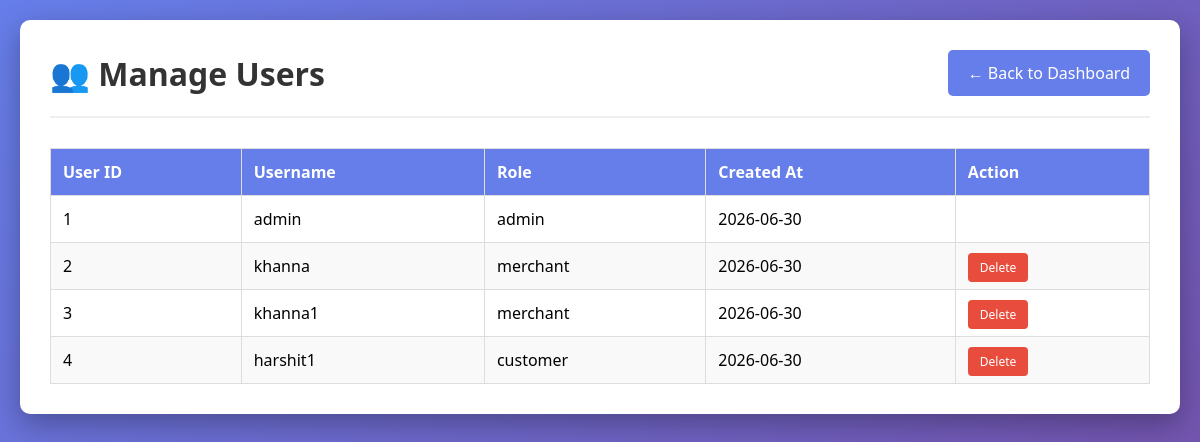
Page /admin/users (signed in) on the committed database.
### tables this page shows
CREATE TABLE users (
        user_id INTEGER PRIMARY KEY AUTOINCREMENT,
        username TEXT UNIQUE NOT NULL,
        password TEXT NOT NULL,
        role TEXT NOT NULL,
        created_at TEXT
    );

### app.py (the view)
@app.route("/admin/users")
@login_required
@admin_required
def admin_users():
    conn = sqlite3.connect("inventory.db")
    cursor = conn.cursor()
    cursor.execute("SELECT * FROM users")
    users = cursor.fetchall()
    conn.close()
    return render_template("admin/manage_users.html", users=users)

### app.py (called while the page is built)
def login_required(f):
    @wraps(f)
    def decorated_function(*args, **kwargs):
        if 'user_id' not in session:
            return redirect(url_for('login'))
        return f(*args, **kwargs)
    return decorated_function

def admin_required(f):
    @wraps(f)
    def decorated_function(*args, **kwargs):
        if session.get('role') != 'admin':
            return "Access Denied", 403
        return f(*args, **kwargs)
    return decorated_function

### templates/admin/manage_users.html (shortened to what this page needs)
<!DOCTYPE html>
<html lang="en">
<head>
    <link rel="stylesheet" href="{{ url_for('static', filename='style.css') }}">
</head>
<body>
    <div class="container">
        <div class="header">
            <h1>👥 Manage Users</h1>
            <a href="/admin/dashboard" class="btn">← Back to Dashboard</a>
        </div>
        <table>
            <thead>
                <tr>
                    <th>User ID</th>
                    <th>Username</th>
                    <th>Role</th>
                    <th>Created At</th>
                    <th>Action</th>
                </tr>
            </thead>
            <tbody>
                {% for user in users %}
                <tr>
                    <td>{{ user[0] }}</td>
                    <td>{{ user[1] }}</td>
                    <td>{{ user[3] }}</td>
                    <td>{{ user[4] }}</td>
                    <td>
                        {% if user[3] != 'admin' %}
                        <a href="/admin/delete_user/{{ user[0] }}" class="btn-delete"
                           onclick="return confirm('Delete this user?')">Delete</a>
                        {% endif %}
                    </td>
                </tr>
                {% endfor %}
            </tbody>
        </table>
    </div>
</body>
</html>

### static/style.css (style rules this page uses)
* { margin: 0; padding: 0; box-sizing: border-box; }
body { font-family: 'Segoe UI', Tahoma, Geneva, Verdana, sans-serif; background: linear-gradient(135deg, #667eea 0%, #764ba2 100%); min-height: 100vh; padding: 20px; }
.container { max-width: 1200px; margin: 0 auto; background: white; padding: 30px; border-radius: 10px; box-shadow: 0 10px 30px rgba(0,0,0,0.3); }
.header { display: flex; justify-content: space-between; align-items: center; margin-bottom: 30px; padding-bottom: 20px; border-bottom: 2px solid #eee; }
.header h1 { color: #333; font-size: 2em; }
.btn { display: inline-block; background: #667eea; color: white; padding: 12px 20px; text-decoration: none; border-radius: 5px; text-align: center; transition: 0.3s; border: none; cursor: pointer; font-size: 1em; }
.btn-delete { background: #e74c3c; color: white; padding: 6px 12px; text-decoration: none; border-radius: 4px; font-size: 12px; }
table { width: 100%; border-collapse: collapse; margin-top: 20px; }
th, td { border: 1px solid #ddd; padding: 12px; text-align: left; }
th { background: #667eea; color: white; font-weight: bold; }
tr:nth-child(even) { background: #f9f9f9; }
h1 { color: #333; }

### rows in the picture
users: user_id "1", username "admin", role "admin", created_at "2026-06-30"
users: user_id "2", username "khanna", role "merchant", created_at "2026-06-30"
users: user_id "3", username "khanna1", role "merchant", created_at "2026-06-30"
users: user_id "4", username "harshit1", role "customer", created_at "2026-06-30"
